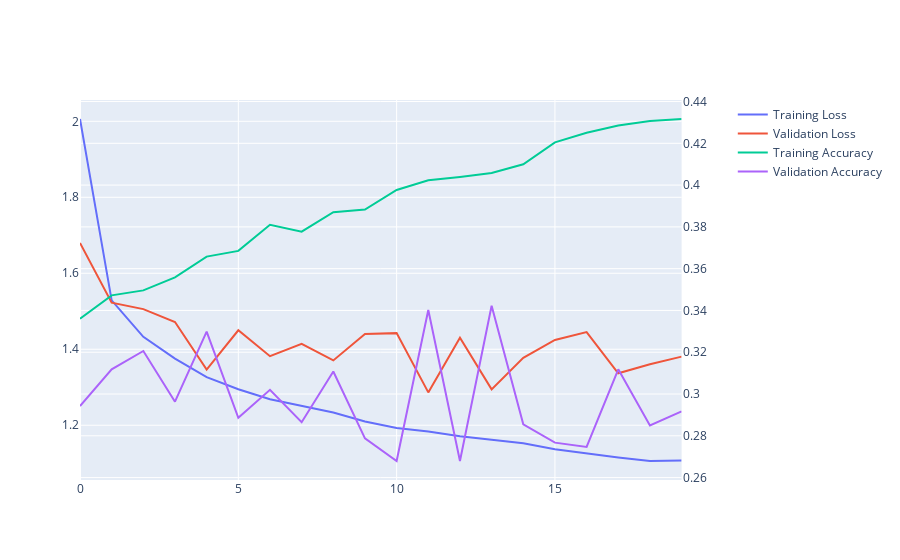

Source (notebook cell):
### Code cell
import plotly.graph_objs as go

trace1 = go.Scatter(
    x=df.index,
    y=df['training_loss'],
    name='Training Loss'
)
trace2 = go.Scatter(
    x=df.index,
    y=df['validation_loss'],
    name='Validation Loss'
)
trace3 = go.Scatter(
    x=df.index,
    y=df['training_acc'],
    name='Training Accuracy',
    yaxis='y2'
)
trace4 = go.Scatter(
    x=df.index,
    y=df['validation_acc'],
    name='Validation Accuracy',
    yaxis='y2'
)

fig = make_subplots(specs=[[{"secondary_y": True}]])
fig.add_trace(trace1)
fig.add_trace(trace2)
fig.add_trace(trace3,secondary_y=True)
fig.add_trace(trace4,secondary_y=True)
fig

### Figure 1 — Plotly figure (JSON) as saved in the notebook; plotly's stock layout.template omitted (floating-point values rounded to 4 significant figures)
{"data": [{"name": "Training Loss", "type": "scatter", "x": [0, 1, 2, 3, 4, 5, 6, 7, 8, 9, 10, 11, 12, 13, 14, 15, 16, 17, 18, 19], "y": [2.006, 1.529, 1.433, 1.375, 1.326, 1.295, 1.268, 1.25, 1.233, 1.21, 1.193, 1.184, 1.171, 1.162, 1.152, 1.137, 1.125, 1.115, 1.106, 1.107]}, {"name": "Validation Loss", "type": "scatter", "x": [0, 1, 2, 3, 4, 5, 6, 7, 8, 9, 10, 11, 12, 13, 14, 15, 16, 17, 18, 19], "y": [1.68, 1.523, 1.506, 1.472, 1.347, 1.45, 1.382, 1.414, 1.371, 1.44, 1.442, 1.286, 1.43, 1.294, 1.377, 1.424, 1.445, 1.337, 1.361, 1.381]}, {"name": "Training Accuracy", "type": "scatter", "x": [0, 1, 2, 3, 4, 5, 6, 7, 8, 9, 10, 11, 12, 13, 14, 15, 16, 17, 18, 19], "xaxis": "x", "y": [0.336, 0.3472, 0.3496, 0.3558, 0.3658, 0.3685, 0.381, 0.3777, 0.387, 0.3883, 0.3977, 0.4023, 0.4039, 0.4058, 0.41, 0.4204, 0.425, 0.4285, 0.4307, 0.4316], "yaxis": "y2"}, {"name": "Validation Accuracy", "type": "scatter", "x": [0, 1, 2, 3, 4, 5, 6, 7, 8, 9, 10, 11, 12, 13, 14, 15, 16, 17, 18, 19], "xaxis": "x", "y": [0.2943, 0.3118, 0.3206, 0.2963, 0.3299, 0.2886, 0.302, 0.2865, 0.3108, 0.2788, 0.2679, 0.3402, 0.2679, 0.3423, 0.2855, 0.2767, 0.2747, 0.3118, 0.285, 0.2917], "yaxis": "y2"}], "layout": {"xaxis": {"anchor": "y", "domain": [0, 0.94]}, "yaxis": {"anchor": "x", "domain": [0, 1]}, "yaxis2": {"anchor": "x", "overlaying": "y", "side": "right"}}}
